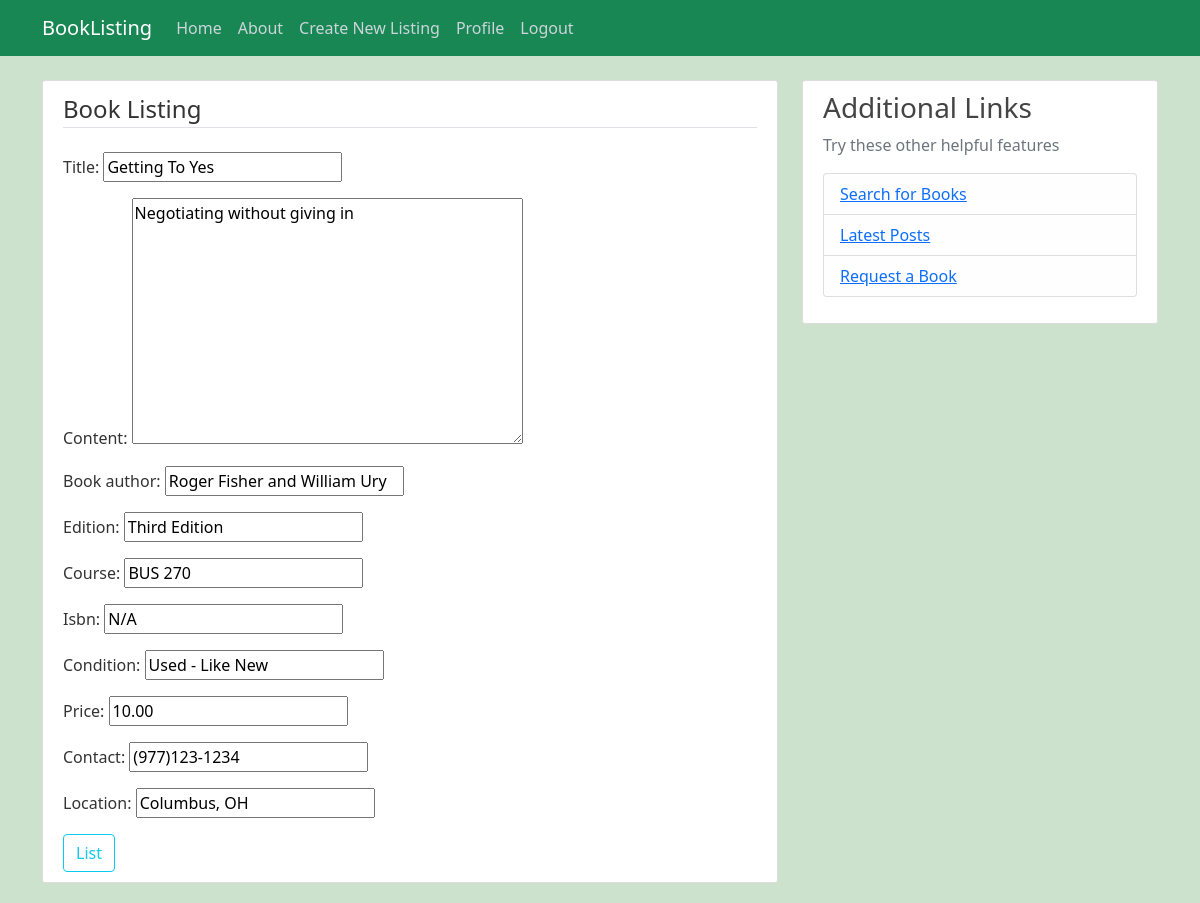
The app's page /post/9/update/ (signed in) with its own data.
### listing/models.py (models this page shows)
class Post(models.Model):
    title = models.CharField(max_length=100)
    content = models.TextField()
    date_posted = models.DateTimeField(default=timezone.now)
    author = models.ForeignKey(User, on_delete=models.CASCADE)
    book_author = models.CharField(max_length=100, default='unknown author')
    edition = models.CharField(max_length=100, default='unknown edition')
    course = models.CharField(max_length=100, default='unknown course')
    isbn = models.CharField(max_length=100, default='unknown isbn')
    condition = models.CharField(max_length=100, default='unknown condition')
    price = models.DecimalField(max_digits=8, decimal_places=2, default=0.00)
    contact = models.CharField(max_length=100, default='unknown contact info')
    location = models.CharField(max_length=100, default='unknown location')

### listing/views.py (the view, shortened to what this page needs)
# urls.py: path('post/<int:pk>/update/', PostUpdateView.as_view(), name='post-update'),
class PostUpdateView(LoginRequiredMixin, UserPassesTestMixin, UpdateView):
    model = Post
    fields = ['title', 'content', 'book_author', 'edition', 'course', 'isbn', 'condition', 'price', 'contact', 'location']
    def test_func(self):
        post = self.get_object()
        if self.request.user == post.author:
            return True
        return False

### listing/templates/listing/post_form.html (shortened to what this page needs)
{% extends "listing/base.html" %} {% block content %}
<div class="content-section">
  <form method="POST">
    <fieldset class="form-group">
      <legend class="border-bottom mb-4">Book Listing</legend>
      {{ form.as_p }}
    </fieldset>
    <div class="form-group">
      <button class="btn btn-outline-info" type="submit">List</button>
    </div>
  </form>
</div>
{% endblock content %}

### listing/static/listing/main.css (style rules this page uses)
body { background: #fafafa; color: #333333; margin-top: 5rem; }
.content-section { background: #ffffff; padding: 10px 20px; border: 1px solid #dddddd; border-radius: 3px; margin-bottom: 20px; }

### records on screen
Post: title "Getting To Yes", content "Negotiating without giving in", book_author "Roger Fisher and William Ury", edition "Third Edition", course "BUS 270", isbn "N/A", condition "Used - Like New", price "10.00", contact "(977)123-1234", location "Columbus, OH"
